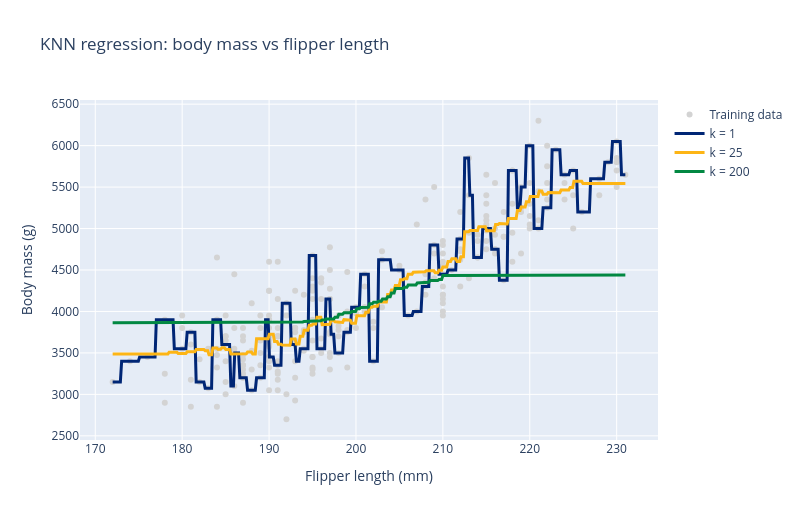

Write notebook code for a chart like this one.
### Code cell
grid = np.linspace(Xr.min(), Xr.max(), 400).reshape(-1, 1)

fig = go.Figure()
fig.add_trace(go.Scatter(x=Xr_train.ravel(), y=yr_train, mode="markers", name="Training data",
                         marker=dict(color="lightgray", size=6)))
for k, colour in [(1, "#002675"), (25, "#FDB515"), (200, "#028842")]:
    reg = KNeighborsRegressor(n_neighbors=k).fit(Xr_train, yr_train)
    fig.add_trace(go.Scatter(x=grid.ravel(), y=reg.predict(grid), mode="lines",
                             name=f"k = {k}", line=dict(width=3, color=colour)))
fig.update_layout(title="KNN regression: body mass vs flipper length",
                  xaxis_title="Flipper length (mm)", yaxis_title="Body mass (g)",
                  width=800, height=520)
fig.show()

### Figure 1 — Plotly figure (JSON) as saved in the notebook; plotly's stock layout.template omitted (floating-point values rounded to 4 significant figures; data arrays with more than 128 entries replaced by an {"elided": "..."} marker saying what was removed)
{"data": [{"marker": {"color": "lightgray", "size": 6}, "mode": "markers", "name": "Training data", "type": "scatter", "x": {"elided": "266 float values"}, "y": {"elided": "266 float values"}}, {"line": {"color": "#002675", "width": 3}, "mode": "lines", "name": "k = 1", "type": "scatter", "x": {"elided": "400 float values"}, "y": {"elided": "400 float values"}}, {"line": {"color": "#FDB515", "width": 3}, "mode": "lines", "name": "k = 25", "type": "scatter", "x": {"elided": "400 float values"}, "y": {"elided": "400 float values"}}, {"line": {"color": "#028842", "width": 3}, "mode": "lines", "name": "k = 200", "type": "scatter", "x": {"elided": "400 float values"}, "y": {"elided": "400 float values"}}], "layout": {"height": 520, "title": {"text": "KNN regression: body mass vs flipper length"}, "width": 800, "xaxis": {"title": {"text": "Flipper length (mm)"}}, "yaxis": {"title": {"text": "Body mass (g)"}}}}
